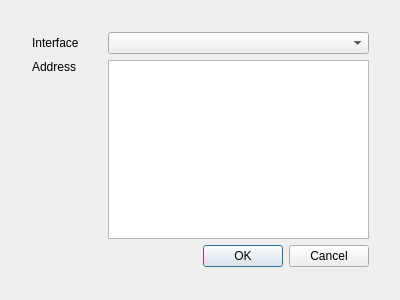
<?xml version="1.0" encoding="UTF-8"?>
<ui version="4.0">
 <class>IpAddrDialog</class>
 <widget class="QDialog" name="IpAddrDialog">
  <property name="geometry">
   <rect>
    <x>0</x>
    <y>0</y>
    <width>400</width>
    <height>300</height>
   </rect>
  </property>
  <property name="minimumSize">
   <size>
    <width>400</width>
    <height>300</height>
   </size>
  </property>
  <property name="maximumSize">
   <size>
    <width>400</width>
    <height>300</height>
   </size>
  </property>
  <property name="windowTitle">
   <string>Select IP Address</string>
  </property>
  <widget class="QWidget" name="">
   <property name="geometry">
    <rect>
     <x>20</x>
     <y>20</y>
     <width>361</width>
     <height>261</height>
    </rect>
   </property>
   <layout class="QVBoxLayout" name="mainLayout">
    <property name="leftMargin">
     <number>12</number>
    </property>
    <property name="topMargin">
     <number>12</number>
    </property>
    <property name="rightMargin">
     <number>12</number>
    </property>
    <property name="bottomMargin">
     <number>14</number>
    </property>
    <item>
     <layout class="QHBoxLayout" name="Layout1">
      <item>
       <widget class="QLabel" name="lblInterface">
        <property name="minimumSize">
         <size>
          <width>70</width>
          <height>0</height>
         </size>
        </property>
        <property name="maximumSize">
         <size>
          <width>70</width>
          <height>16777215</height>
         </size>
        </property>
        <property name="text">
         <string>Interface</string>
        </property>
       </widget>
      </item>
      <item>
       <widget class="QComboBox" name="cmbInterface"/>
      </item>
     </layout>
    </item>
    <item>
     <layout class="QHBoxLayout" name="Layout2">
      <item>
       <layout class="QVBoxLayout" name="Layout21">
        <item>
         <widget class="QLabel" name="lblAddress">
          <property name="minimumSize">
           <size>
            <width>70</width>
            <height>0</height>
           </size>
          </property>
          <property name="maximumSize">
           <size>
            <width>70</width>
            <height>16777215</height>
           </size>
          </property>
          <property name="text">
           <string>Address</string>
          </property>
         </widget>
        </item>
        <item>
         <spacer name="Spacer">
          <property name="orientation">
           <enum>Qt::Vertical</enum>
          </property>
          <property name="sizeHint" stdset="0">
           <size>
            <width>20</width>
            <height>40</height>
           </size>
          </property>
         </spacer>
        </item>
       </layout>
      </item>
      <item>
       <widget class="QListView" name="lstAddress"/>
      </item>
     </layout>
    </item>
    <item>
     <widget class="QDialogButtonBox" name="buttonBox">
      <property name="orientation">
       <enum>Qt::Horizontal</enum>
      </property>
      <property name="standardButtons">
       <set>QDialogButtonBox::Cancel|QDialogButtonBox::Ok</set>
      </property>
     </widget>
    </item>
   </layout>
  </widget>
 </widget>
 <resources/>
 <connections>
  <connection>
   <sender>buttonBox</sender>
   <signal>accepted()</signal>
   <receiver>IpAddrDialog</receiver>
   <slot>accept()</slot>
   <hints>
    <hint type="sourcelabel">
     <x>248</x>
     <y>254</y>
    </hint>
    <hint type="destinationlabel">
     <x>157</x>
     <y>274</y>
    </hint>
   </hints>
  </connection>
  <connection>
   <sender>buttonBox</sender>
   <signal>rejected()</signal>
   <receiver>IpAddrDialog</receiver>
   <slot>reject()</slot>
   <hints>
    <hint type="sourcelabel">
     <x>316</x>
     <y>260</y>
    </hint>
    <hint type="destinationlabel">
     <x>286</x>
     <y>274</y>
    </hint>
   </hints>
  </connection>
 </connections>
</ui>
